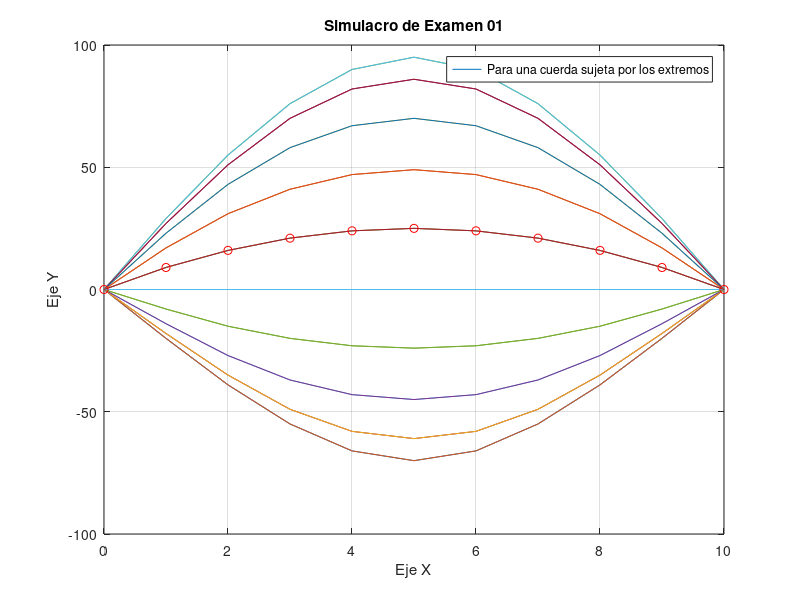

Write MATLAB code to recreate this figure.
% Jose Ramiro Fuentes Lara
% Ecuaciones Diferenciales Parciales
% Simulacro de Examen 01 --- Corresponde a nuestra funcion par
clc; clear; close all;

%% Se definen nuestras variables constantes para el problema
% Corrresponde a una cuerda sujeta a los extremos

c = (1)^.5;
l = 10;

%% Se establece nuestra condicion inicial asi como el intervalo de nuestra serie

x= 0:1:l;     % Intervalo de nuestra funcion periodica (Es de cero a l por que representa la longitud de la cuerda)
y = x.*(10-x); % Es evaluar nuestra funcion original en un tiempo 0
u = 0;

%% Se evaluan los valores de nuestra sumatoria 

for t = 0:1:20
    
    for n= 1:10
        lambda= c*n*pi/l;
        u = u + ( (200/(n*pi)^3) * (2-2*cos(n*pi)) ) * cos(lambda*t) * sin(n*pi*x/l);
    end
    
    plot(x,u);
    hold on;
end 

%% Se grafica nuestra funcion y se le da formato
grid on 

plot(x,y,'ro')

set(gcf,'Name','Ecuaciones Diferenciales Parciales') 
    xlabel('Eje X')
    ylabel('Eje Y')
    title('Simulacro de Examen 01')
    legend('Para una cuerda sujeta por los extremos')